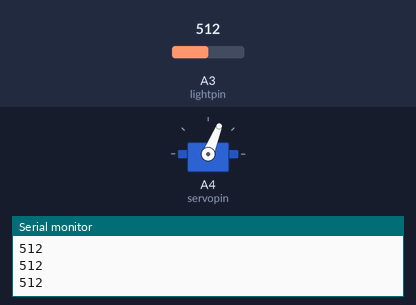
Simulated run of this sketch. Board: Arduino Uno, built with avr-gcc and run on an emulated ATmega328P. On the bench: servo, the last lines printed to the serial monitor. The inputs (shaded band) are chosen by the test bench; at power-on: A3 (lightpin) = 512.

Above: at 1.2 s.
1.3 s: A3 (lightpin) set to 716
At 2.6 s:
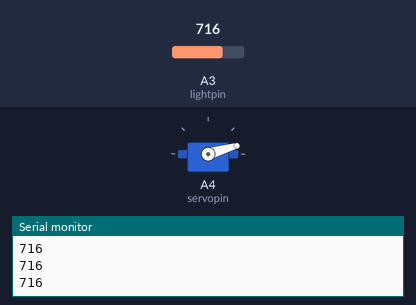
2.9 s: A3 (lightpin) set to 306
At 4.2 s:
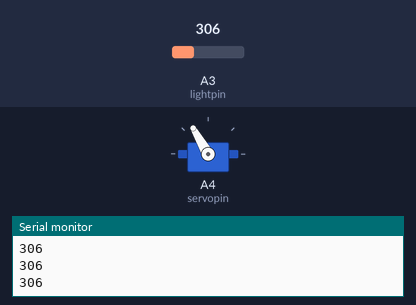
4.5 s: A3 (lightpin) set to 122
At 5.6 s:
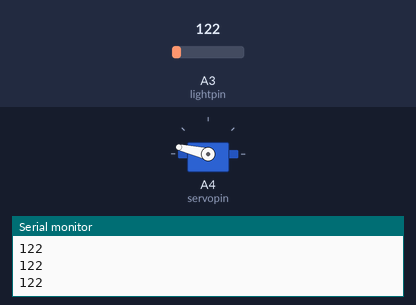
6.1 s: A3 (lightpin) set to 0
At 7.1 s:
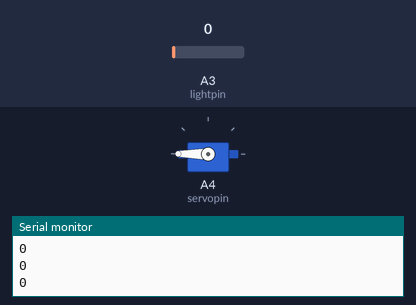
7.7 s: A3 (lightpin) set to 511
At 8.4 s:
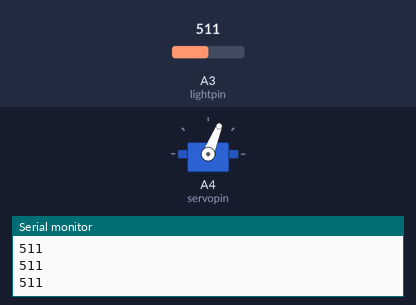
Timing chart, 0 to 10.3 s (numbered marks = the images above; inputs shaded):
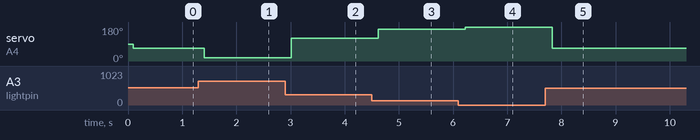

The sketch:

servoproject.ino
```cpp
#include <Servo.h>
double angle;
int servopin=A4;
int lightval;
int lightpin=A3;
int dt=100;
Servo myservo;
void setup() {
  // put your setup code here, to run once:
  pinMode(lightpin, INPUT);
  Serial.begin(9600);
  myservo.attach(servopin);
}

void loop() {
  // put your main code here, to run repeatedly:
lightval=analogRead(lightpin);
Serial.println(lightval);
delay(dt);
angle=(-16./63.)*lightval+16.*780./63.;
myservo.write(angle);
}
```

Measured:
- after the input at 1.3 s, servo on A4 (servopin): 68° → 16° after 0.11 s
- after the input at 2.9 s, servo on A4 (servopin): 16° → 120° after 0.11 s
- after the input at 4.5 s, servo on A4 (servopin): 120° → 167° after 0.12 s
- after the input at 6.1 s, servo on A4 (servopin): 167° → 180° after 0.12 s
- after the input at 7.7 s, servo on A4 (servopin): 180° → 68° after 0.13 s
